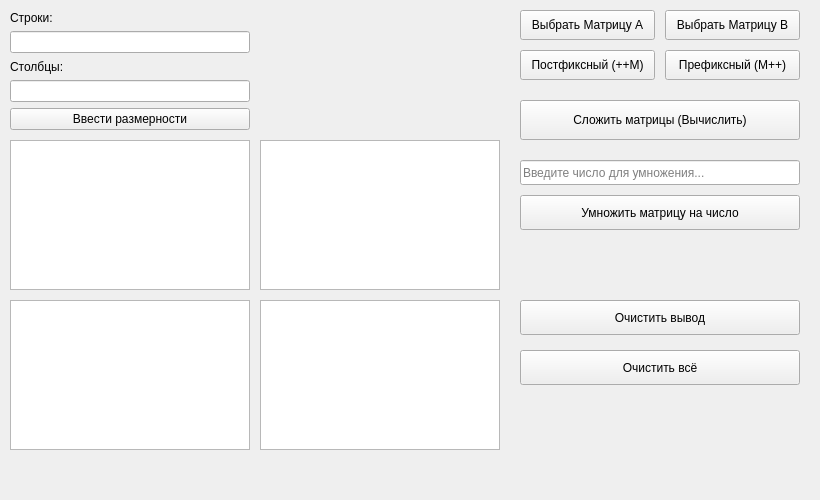
<?xml version="1.0" encoding="UTF-8"?>
<ui version="4.0">
 <class>Matrix</class>
 <widget class="QMainWindow" name="Matrix">
  <property name="geometry">
   <rect>
    <x>0</x>
    <y>0</y>
    <width>820</width>
    <height>500</height>
   </rect>
  </property>
  <property name="windowTitle">
   <string>Матричный калькулятор</string>
  </property>
  <widget class="QWidget" name="centralwidget">
   <widget class="QWidget" name="verticalLayoutWidget">
    <property name="geometry">
     <rect>
      <x>10</x>
      <y>10</y>
      <width>240</width>
      <height>120</height>
     </rect>
    </property>
    <layout class="QVBoxLayout" name="verticalLayout">
     <item>
      <widget class="QLabel" name="label">
       <property name="text">
        <string>Строки:</string>
       </property>
      </widget>
     </item>
     <item>
      <widget class="QLineEdit" name="rows_input"/>
     </item>
     <item>
      <widget class="QLabel" name="label_2">
       <property name="text">
        <string>Столбцы:</string>
       </property>
      </widget>
     </item>
     <item>
      <widget class="QLineEdit" name="cols_input"/>
     </item>
     <item>
      <widget class="QPushButton" name="r_c_input_button">
       <property name="text">
        <string>Ввести размерности</string>
       </property>
      </widget>
     </item>
    </layout>
   </widget>
   <widget class="QTableWidget" name="Matrix_A">
    <property name="geometry">
     <rect>
      <x>10</x>
      <y>140</y>
      <width>240</width>
      <height>150</height>
     </rect>
    </property>
   </widget>
   <widget class="QTableWidget" name="Matrix_B">
    <property name="geometry">
     <rect>
      <x>260</x>
      <y>140</y>
      <width>240</width>
      <height>150</height>
     </rect>
    </property>
   </widget>
   <widget class="QTableWidget" name="out_M">
    <property name="geometry">
     <rect>
      <x>10</x>
      <y>300</y>
      <width>240</width>
      <height>150</height>
     </rect>
    </property>
   </widget>
   <widget class="QListWidget" name="inf">
    <property name="geometry">
     <rect>
      <x>260</x>
      <y>300</y>
      <width>240</width>
      <height>150</height>
     </rect>
    </property>
   </widget>
   <widget class="QPushButton" name="choice_A">
    <property name="geometry">
     <rect>
      <x>520</x>
      <y>10</y>
      <width>135</width>
      <height>30</height>
     </rect>
    </property>
    <property name="text">
     <string>Выбрать Матрицу А</string>
    </property>
   </widget>
   <widget class="QPushButton" name="choice_B">
    <property name="geometry">
     <rect>
      <x>665</x>
      <y>10</y>
      <width>135</width>
      <height>30</height>
     </rect>
    </property>
    <property name="text">
     <string>Выбрать Матрицу В</string>
    </property>
   </widget>
   <widget class="QPushButton" name="operator_ink_1">
    <property name="geometry">
     <rect>
      <x>520</x>
      <y>50</y>
      <width>135</width>
      <height>30</height>
     </rect>
    </property>
    <property name="text">
     <string>Постфиксный (++M)</string>
    </property>
   </widget>
   <widget class="QPushButton" name="operator_ink_2">
    <property name="geometry">
     <rect>
      <x>665</x>
      <y>50</y>
      <width>135</width>
      <height>30</height>
     </rect>
    </property>
    <property name="text">
     <string>Префиксный (M++)</string>
    </property>
   </widget>
   <widget class="QPushButton" name="add_M">
    <property name="geometry">
     <rect>
      <x>520</x>
      <y>100</y>
      <width>280</width>
      <height>40</height>
     </rect>
    </property>
    <property name="text">
     <string>Сложить матрицы (Вычислить)</string>
    </property>
   </widget>
   <widget class="QLineEdit" name="number_to_mult">
    <property name="geometry">
     <rect>
      <x>520</x>
      <y>160</y>
      <width>280</width>
      <height>25</height>
     </rect>
    </property>
    <property name="placeholderText">
     <string>Введите число для умножения...</string>
    </property>
   </widget>
   <widget class="QPushButton" name="mult_n_M">
    <property name="geometry">
     <rect>
      <x>520</x>
      <y>195</y>
      <width>280</width>
      <height>35</height>
     </rect>
    </property>
    <property name="text">
     <string>Умножить матрицу на число</string>
    </property>
   </widget>
   <widget class="QPushButton" name="clear_out">
    <property name="geometry">
     <rect>
      <x>520</x>
      <y>300</y>
      <width>280</width>
      <height>35</height>
     </rect>
    </property>
    <property name="text">
     <string>Очистить вывод</string>
    </property>
   </widget>
   <widget class="QPushButton" name="clear_all">
    <property name="geometry">
     <rect>
      <x>520</x>
      <y>350</y>
      <width>280</width>
      <height>35</height>
     </rect>
    </property>
    <property name="text">
     <string>Очистить всё</string>
    </property>
   </widget>
  </widget>
 </widget>
 <resources/>
 <connections/>
</ui>
